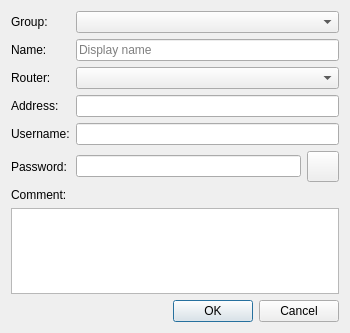
<?xml version="1.0" encoding="UTF-8"?>
<ui version="4.0">
 <class>LocalComputerDialog</class>
 <widget class="QDialog" name="LocalComputerDialog">
  <property name="geometry">
   <rect>
    <x>0</x>
    <y>0</y>
    <width>350</width>
    <height>333</height>
   </rect>
  </property>
  <property name="windowTitle">
   <string>Computer</string>
  </property>
  <property name="modal">
   <bool>true</bool>
  </property>
  <layout class="QVBoxLayout" name="verticalLayout">
   <item>
    <layout class="QGridLayout" name="gridLayout">
     <item row="0" column="0">
      <widget class="QLabel" name="label_group">
       <property name="text">
        <string>Group:</string>
       </property>
      </widget>
     </item>
     <item row="0" column="1">
      <widget class="client::GroupComboBox" name="combo_group"/>
     </item>
     <item row="1" column="0">
      <widget class="QLabel" name="label_name">
       <property name="text">
        <string>Name:</string>
       </property>
      </widget>
     </item>
     <item row="1" column="1">
      <widget class="QLineEdit" name="edit_name">
       <property name="placeholderText">
        <string>Display name</string>
       </property>
      </widget>
     </item>
     <item row="2" column="0">
      <widget class="QLabel" name="label_router">
       <property name="text">
        <string>Router:</string>
       </property>
      </widget>
     </item>
     <item row="2" column="1">
      <widget class="QComboBox" name="combo_router"/>
     </item>
     <item row="3" column="0">
      <widget class="QLabel" name="label_address">
       <property name="text">
        <string>Address:</string>
       </property>
      </widget>
     </item>
     <item row="3" column="1">
      <widget class="QLineEdit" name="edit_address"/>
     </item>
     <item row="4" column="0">
      <widget class="QLabel" name="label_username">
       <property name="text">
        <string>Username:</string>
       </property>
      </widget>
     </item>
     <item row="4" column="1">
      <widget class="QLineEdit" name="edit_username"/>
     </item>
     <item row="5" column="0">
      <widget class="QLabel" name="label_password">
       <property name="text">
        <string>Password:</string>
       </property>
      </widget>
     </item>
     <item row="5" column="1">
      <layout class="QHBoxLayout" name="horizontalLayout_password">
       <item>
        <widget class="QLineEdit" name="edit_password">
         <property name="echoMode">
          <enum>QLineEdit::EchoMode::Password</enum>
         </property>
        </widget>
       </item>
       <item>
        <widget class="QToolButton" name="button_show_password">
         <property name="icon">
          <iconset resource="../../../common/resources/common.qrc">
           <normaloff>:/img/show-password.svg</normaloff>:/img/show-password.svg</iconset>
         </property>
         <property name="iconSize">
          <size>
           <width>24</width>
           <height>24</height>
          </size>
         </property>
         <property name="checkable">
          <bool>true</bool>
         </property>
        </widget>
       </item>
      </layout>
     </item>
    </layout>
   </item>
   <item>
    <layout class="QVBoxLayout" name="verticalLayout_comment">
     <item>
      <widget class="QLabel" name="label_comment">
       <property name="text">
        <string>Comment:</string>
       </property>
      </widget>
     </item>
     <item>
      <widget class="QPlainTextEdit" name="edit_comment"/>
     </item>
    </layout>
   </item>
   <item>
    <widget class="common::DialogButtonBox" name="button_box">
     <property name="standardButtons">
      <set>QDialogButtonBox::StandardButton::Cancel|QDialogButtonBox::StandardButton::Ok</set>
     </property>
    </widget>
   </item>
  </layout>
 </widget>
 <customwidgets>
  <customwidget>
   <class>common::DialogButtonBox</class>
   <extends>QDialogButtonBox</extends>
   <header>common/ui/dialog_button_box.h</header>
  </customwidget>
  <customwidget>
   <class>client::GroupComboBox</class>
   <extends>QComboBox</extends>
   <header>client/ui/hosts/group_combo_box.h</header>
  </customwidget>
 </customwidgets>
 <resources>
  <include location="../../../common/resources/common.qrc"/>
 </resources>
 <connections/>
</ui>
